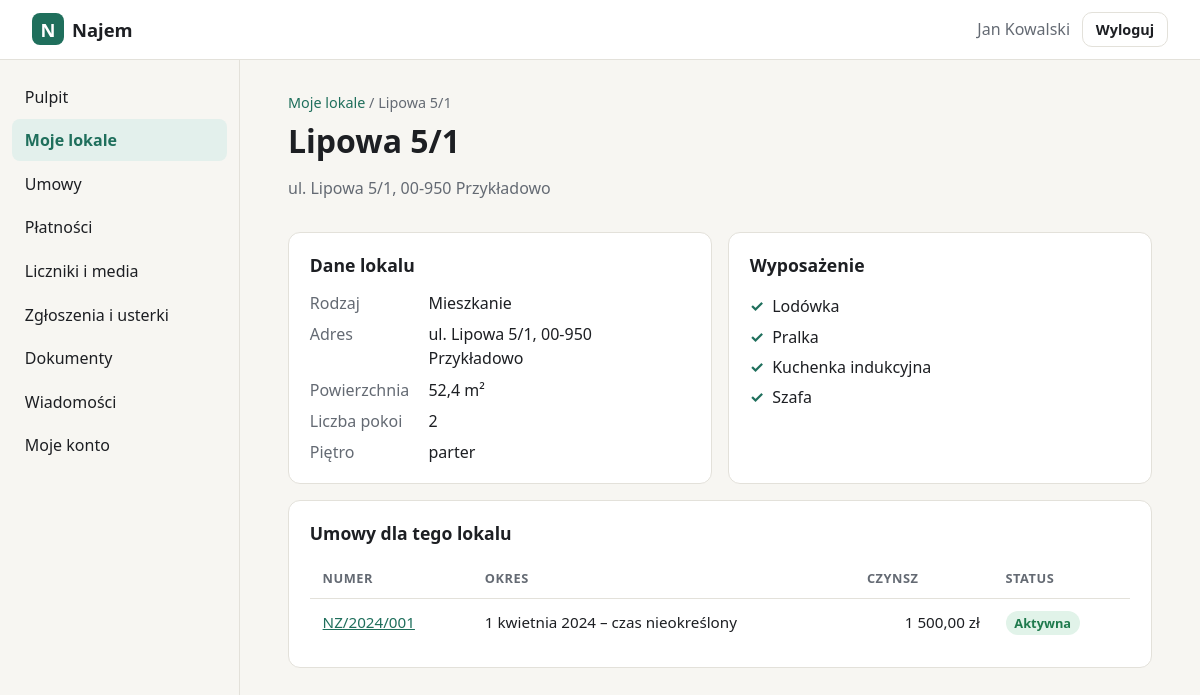
Screenshot of /panel/lokale/1 (signed in) with the database file from the repository.
### tables this page shows
CREATE TABLE users (
    id            INTEGER PRIMARY KEY AUTOINCREMENT,
    login         TEXT NOT NULL UNIQUE COLLATE NOCASE,
    password_hash TEXT NOT NULL,
    full_name     TEXT,
    role          TEXT NOT NULL DEFAULT 'klient',
    created_at    TEXT NOT NULL DEFAULT (datetime('now')),
    last_login_at TEXT
, email TEXT, telefon TEXT, aktywny INTEGER NOT NULL DEFAULT 1);

CREATE TABLE lokale (
    id          INTEGER PRIMARY KEY AUTOINCREMENT,
    nazwa       TEXT NOT NULL,
    ulica       TEXT NOT NULL,          -- ulica z numerem budynku
    nr_lokalu   TEXT,
    kod         TEXT NOT NULL,
    miasto      TEXT NOT NULL,
    rodzaj      TEXT NOT NULL DEFAULT 'mieszkanie',
    powierzchnia REAL,                  -- m²
    pokoje      INTEGER,
    pietro      TEXT,
    opis        TEXT,
    wyposazenie TEXT,                   -- pozycje rozdzielone nową linią
    created_at  TEXT NOT NULL DEFAULT (datetime('now'))
, nr_wodomierza TEXT, nr_cieplomierza TEXT, budynek_id INTEGER REFERENCES budynki(id));

CREATE TABLE umowy (
    id                INTEGER PRIMARY KEY AUTOINCREMENT,
    numer             TEXT NOT NULL UNIQUE,
    lokal_id          INTEGER NOT NULL REFERENCES lokale(id),
    najemca_id        INTEGER NOT NULL REFERENCES users(id),
    rodzaj            TEXT NOT NULL DEFAULT 'najem okazjonalny',
    data_zawarcia     TEXT NOT NULL,
    data_od           TEXT NOT NULL,
    data_do           TEXT,             -- NULL = czas nieokreślony
    czynsz            INTEGER NOT NULL,
    oplaty            INTEGER NOT NULL DEFAULT 0,  -- opłaty eksploatacyjne / zaliczki
    kaucja            INTEGER NOT NULL DEFAULT 0,
    dzien_platnosci   INTEGER NOT NULL DEFAULT 10,
    wypowiedzenie     TEXT,             -- np. '1 miesiąc'
    rozwiazana_dnia   TEXT,             -- wcześniejsze zakończenie
    uwagi             TEXT,
    created_at        TEXT NOT NULL DEFAULT (datetime('now'))
, liczba_osob INTEGER NOT NULL DEFAULT 1);

### app.py (the view)
@app.get("/panel/lokale/<int:lid>")
@login_required
def lokal(lid):
    umowy = [u for u in moje_umowy(g.user["id"]) if u["lokal_id"] == lid]
    if not umowy:                        # klient widzi tylko swoje lokale
        abort(404)
    l = get_db().execute("SELECT * FROM lokale WHERE id=?", (lid,)).fetchone()
    return render_template("lokal.html", active="lokale", l=l, umowy=umowy)

### app.py (called while the page is built)
def get_db() -> sqlite3.Connection:
    if "db" not in g:
        g.db = sqlite3.connect(DB_PATH)
        g.db.row_factory = sqlite3.Row
        g.db.execute("PRAGMA foreign_keys = ON")
    return g.db

def csrf_token() -> str:
    if "_csrf" not in session:
        session["_csrf"] = secrets.token_urlsafe(32)
    return session["_csrf"]

def static_v(filename):
    try:
        v = int((BASE / "static" / filename).stat().st_mtime)
    except OSError:
        v = 0
    return url_for("static", filename=filename, v=v)

def login_required(view):
    @wraps(view)
    def wrapped(*a, **kw):
        if g.user is None:
            return redirect(url_for("login", next=request.path))
        if g.user["role"] == "zarzadca":
            return redirect(url_for("zarzadca.pulpit"))
        return view(*a, **kw)
    return wrapped

@app.before_request
def load_user():
    g.user = None
    uid = session.get("user_id")
    if uid:
        g.user = get_db().execute(
            "SELECT id, login, full_name, role FROM users WHERE id=? AND aktywny=1", (uid,)
        ).fetchone()
        if g.user is None:
            session.clear()

@app.context_processor
def inject():
    return {"menu": MENU, "user": g.get("user")}

@app.template_filter("zl")
def fmt_zl(grosze):
    if grosze is None:
        return "—"
    zl, gr = divmod(int(grosze), 100)
    return f"{zl:,}".replace(",", " ") + f",{gr:02d} zł"

@app.template_filter("data")
def fmt_data(iso):
    if not iso:
        return "—"
    d = date.fromisoformat(iso[:10])
    return f"{d.day} {MIESIACE[d.month - 1]} {d.year}"

@app.template_filter("m2")
def fmt_m2(v):
    if v is None:
        return "—"
    return (f"{v:g}".replace(".", ",")) + " m²"

def status_umowy(u, today=None):
    today = today or date.today()
    od = date.fromisoformat(u["data_od"])
    koniec = u["rozwiazana_dnia"] or u["data_do"]
    do = date.fromisoformat(koniec) if koniec else None
    if today < od:
        dni = (od - today).days
        return "przyszla", "Rozpocznie się", f"za {dni} {plural(dni, 'dzień', 'dni', 'dni')}"
    if do and today > do:
        return "zakonczona", "Zakończona", f"{fmt_data(koniec)}"
    if do:
        dni = (do - today).days
        if dni <= 60:
            return "konczy", "Kończy się", f"za {dni} {plural(dni, 'dzień', 'dni', 'dni')}"
        return "aktywna", "Aktywna", f"do {fmt_data(koniec)}"
    return "aktywna", "Aktywna", "na czas nieokreślony"

### templates/lokal.html (shortened to what this page needs)
{% extends "panel.html" %}
{% from "_macros.html" import adres, badge %}
{% block content %}
<nav class="crumbs"><a href="{{ url_for('lokale') }}">Moje lokale</a> / {{ l.nazwa }}</nav>
<h1>{{ l.nazwa }}</h1>
<p class="muted">{{ adres(l) }}</p>
<div class="grid-2">
  <section class="panel-box">
    <h2>Dane lokalu</h2>
    <dl class="kv">
      <dt>Rodzaj</dt><dd>{{ l.rodzaj|capitalize }}</dd>
      <dt>Adres</dt><dd>{{ adres(l) }}</dd>
      <dt>Powierzchnia</dt><dd>{{ l.powierzchnia|m2 }}</dd>
      <dt>Liczba pokoi</dt><dd>{{ l.pokoje or '—' }}</dd>
      <dt>Piętro</dt><dd>{{ l.pietro or '—' }}</dd>
    </dl>
  </section>
  <section class="panel-box">
    <h2>Wyposażenie</h2>
    {% set items = (l.wyposazenie or '').splitlines() | select | list %}
    {% if items %}
      <ul class="checklist">{% for i in items %}<li>{{ i }}</li>{% endfor %}</ul>
    {% else %}
      <p class="muted">Brak spisu wyposażenia.</p>
    {% endif %}
  </section>
</div>
<section class="panel-box">
  <h2>Umowy dla tego lokalu</h2>
  <div class="table-wrap">
  <table class="table">
    <thead><tr><th>Numer</th><th>Okres</th><th>Czynsz</th><th>Status</th></tr></thead>
    <tbody>
    {% for u in umowy %}
      <tr>
        <td data-label="Numer"><a href="{{ url_for('umowa', uid=u.id) }}">{{ u.numer }}</a></td>
        <td data-label="Okres">{{ u.data_od|data }} – {{ (u.rozwiazana_dnia or u.data_do)|data if (u.rozwiazana_dnia or u.data_do) else 'czas nieokreślony' }}</td>
        <td data-label="Czynsz" class="num">{{ u.czynsz|zl }}</td>
        <td data-label="Status">{{ badge(u) }}</td>
      </tr>
    {% endfor %}
    </tbody>
  </table>
  </div>
</section>
{% endblock %}

### templates/panel.html (shortened to what this page needs)
{% extends "base.html" %}
{% block body_class %}app-page{% endblock %}
{% block body %}
<header class="appbar">
  <a class="brand" href="{% block home_url %}{{ url_for('panel') }}{% endblock %}"><span class="logo">N</span> Najem{% block brand_suffix %}{% endblock %}</a>
  <div class="who">
    <span class="muted">{{ user.full_name or user.login }}</span>
    <form method="post" action="{{ url_for('logout') }}">
      <button class="btn btn-ghost btn-sm" type="submit">Wyloguj</button>
    </form>
  </div>
</header>
<div class="layout">
  <nav class="sidebar" aria-label="Menu główne">
    <ul>
    {% block nav %}
    {% for key, label, _ in menu %}
      <li><a href="{{ url_for('section', key=key) }}" {% if key == active %}aria-current="page"{% endif %}>{{ label }}</a></li>
    {% endfor %}
    {% endblock %}
    </ul>
  </nav>
  <main class="content">
    {% block content %}{% endblock %}
  </main>
</div>
{% endblock %}

### templates/_macros.html (shortened to what this page needs)
{% macro adres(r) -%}
{{ r.ulica }}{% if r.nr_lokalu %}/{{ r.nr_lokalu }}{% endif %}, {{ r.kod }} {{ r.miasto }}
{%- endmacro %}
{% macro badge(u) -%}
{% set s = status_umowy(u) %}<span class="badge badge-{{ s[0] }}">{{ s[1] }}</span>
{%- endmacro %}

### static/style.css (style rules this page uses)
:root { --bg: #f7f6f2; --surface: #ffffff; --text: #1d1f23; --muted: #646a73; --line: #e3e1da; --accent: #1f6f5c; --accent-ink: #ffffff; --accent-soft: #e3f0ec; --danger: #b3261e; --danger-soft: #fbe9e7; --radius: 12px; color-scheme: light; }
* { box-sizing: border-box; }
html, body { margin: 0; }
body { background: var(--bg); color: var(--text); font: 16px/1.5 system-ui, -apple-system, "Segoe UI", Roboto, sans-serif; min-height: 100vh; }
a { color: var(--accent); }
h1 { line-height: 1.15; margin: 0 0 .4em; }
.muted { color: var(--muted); }
.brand { display: inline-flex; align-items: center; gap: .5rem; font-weight: 700; font-size: 1.15rem; color: var(--text); text-decoration: none; }
.logo { display: inline-grid; place-items: center; width: 2rem; height: 2rem; border-radius: 8px; background: var(--accent); color: var(--accent-ink); font-weight: 800; }
.btn { display: inline-block; border: 1px solid transparent; border-radius: 10px; padding: .7rem 1.2rem; font: inherit; font-weight: 600; text-decoration: none; cursor: pointer; }
.btn-ghost { background: transparent; color: var(--text); border-color: var(--line); }
.btn-sm { padding: .35rem .8rem; font-size: .9rem; }
.appbar { position: sticky; top: 0; z-index: 10; display: flex; align-items: center; gap: 1rem; padding: .75rem clamp(16px, 3vw, 32px); background: var(--surface); border-bottom: 1px solid var(--line); }
.appbar .who { margin-left: auto; display: flex; align-items: center; gap: .75rem; }
.appbar form { margin: 0; }
.layout { display: grid; grid-template-columns: 240px 1fr; min-height: calc(100vh - 58px); }
.sidebar { border-right: 1px solid var(--line); padding: 1rem .75rem; }
.sidebar ul { list-style: none; margin: 0; padding: 0; display: flex; flex-direction: column; gap: 2px; }
.sidebar a { display: block; padding: .55rem .8rem; border-radius: 8px; color: var(--text); text-decoration: none; }
.sidebar a[aria-current=page] { background: var(--accent-soft); color: var(--accent); font-weight: 600; }
.content { padding: 2rem clamp(16px, 4vw, 48px); max-width: 960px; }
:root { --ok: #1f7a4d; --ok-soft: #e1f3e9; --warn: #8a5a00; --warn-soft: #fdf1d8; --info: #2457a6; --info-soft: #e4ecfa; --off: #6b7079; --off-soft: #ececea; }
.content h1 { font-size: clamp(1.5rem, 3vw, 2rem); }
.content h2 { font-size: 1.1rem; margin: 0 0 .8rem; }
.crumbs { font-size: .9rem; color: var(--muted); margin-bottom: .6rem; }
.crumbs a { text-decoration: none; }
.badge { display: inline-block; padding: .15rem .55rem; border-radius: 999px; font-size: .8rem; font-weight: 600; white-space: nowrap; }
.badge-aktywna { background: var(--ok-soft); color: var(--ok); }
.panel-box { background: var(--surface); border: 1px solid var(--line); border-radius: var(--radius); padding: 1.2rem 1.3rem; margin-top: 1rem; }
.grid-2 { display: grid; gap: 0 1rem; grid-template-columns: repeat(auto-fit, minmax(300px, 1fr)); }
.kv { display: grid; grid-template-columns: max-content 1fr; gap: .45rem 1.2rem; margin: 0; }
.kv dt { color: var(--muted); }
.kv dd { margin: 0; }
.checklist { margin: 0; padding: 0; list-style: none; columns: 2 12rem; }
.checklist li { padding: .2rem 0 .2rem 1.4rem; position: relative; break-inside: avoid; }
.checklist li::before { content: "✓"; position: absolute; left: 0; color: var(--accent); font-weight: 700; }
.table-wrap { overflow-x: auto; margin-top: 1.2rem; }
.panel-box .table-wrap { margin-top: 0; }
.table { width: 100%; border-collapse: collapse; font-size: .95rem; }
.table th { text-align: left; font-size: .8rem; color: var(--muted); font-weight: 600; text-transform: uppercase; letter-spacing: .04em; padding: .6rem .8rem; border-bottom: 1px solid var(--line); }
.table td { padding: .75rem .8rem; border-bottom: 1px solid var(--line); vertical-align: top; }
.table tr:last-child td { border-bottom: 0; }
.num { text-align: right; font-variant-numeric: tabular-nums; white-space: nowrap; }

### rows the page displays
users: full_name "Jan Kowalski"
lokale: nazwa "Lipowa 5/1", ulica "ul. Lipowa 5 ul. Lipowa 5", nr_lokalu "1 1", kod "00-950 00-950", miasto "Przykładowo Przykładowo", rodzaj "Mieszkanie", powierzchnia|m2 "52,4 m²", pokoje "2", pietro "parter"
umowy: numer "NZ/2024/001", data_od|data "1 kwietnia 2024", rozwiazana_dnia "czas nieokreślony", czynsz|zl "1 500,00 zł", s "Aktywna"

### other values shown
{{ label }} "Pulpit" "Moje lokale" "Umowy" "Płatności" "Liczniki i media" "Zgłoszenia i usterki" "Dokumenty" "Wiadomości" "Moje konto"
{{ i }} "Lodówka" "Pralka" "Kuchenka indukcyjna" "Szafa"
